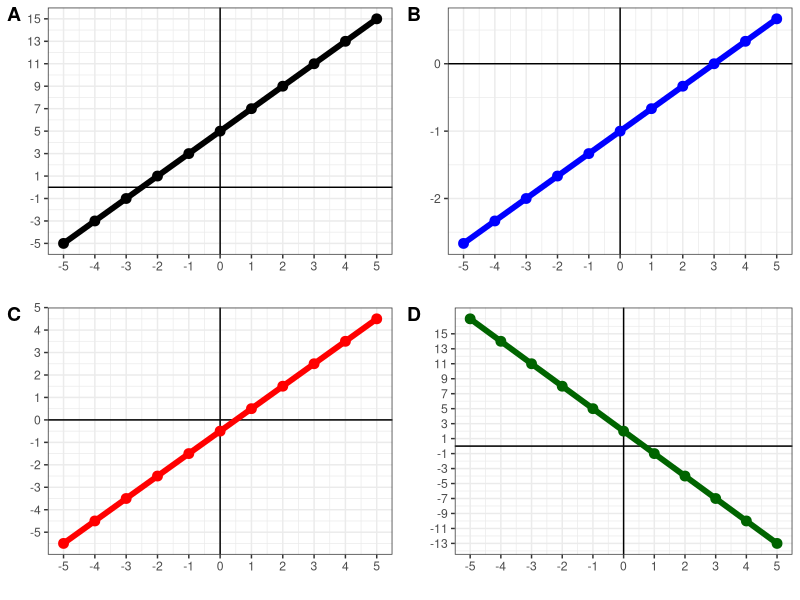
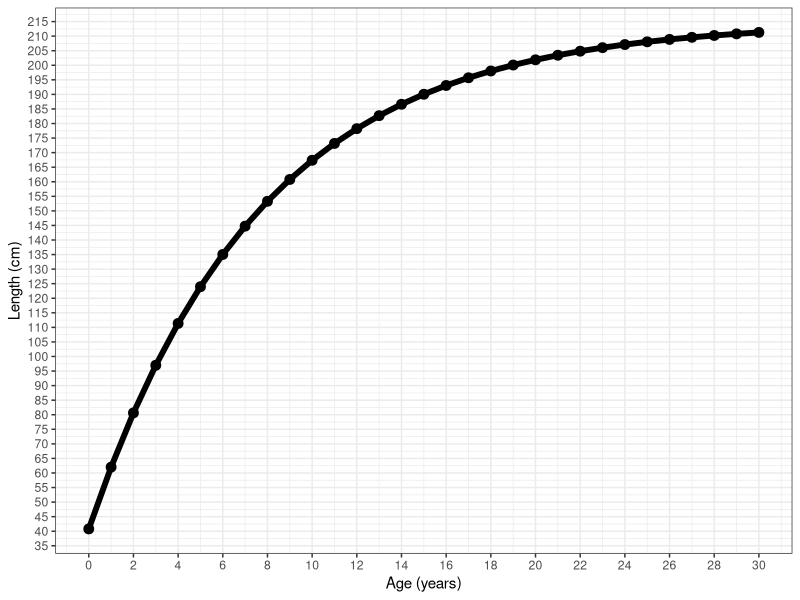

The R source for these figures, in order:
## ---- chunk 1
knitr::opts_chunk$set(echo = TRUE,message=FALSE,warning=FALSE)

library(tidyverse)
## ---- chunk 2
x=seq(-5,5)

y=2*x+5

w=(1/3)*x-1

z=x-0.5

u=-3*x+2

p1<-ggplot()+
  geom_hline(yintercept=0)+
  geom_vline(xintercept = 0)+
  geom_point(aes(x=x,y=y),size=3,color="black")+
  geom_line(aes(x=x,y=y),size=2,color="black")+
  theme_bw()+
  theme(axis.line = element_blank())+
  scale_y_continuous(breaks=seq(-5,15,2))+
  scale_x_continuous(breaks=seq(-5,5,by=1))+
  labs(x="",y="")

p2<-ggplot()+
  geom_hline(yintercept=0)+
  geom_vline(xintercept = 0)+
  geom_point(aes(x=x,y=w),size=3,color="blue")+
  geom_line(aes(x=x,y=w),size=2,color="blue")+
  theme_bw()+
  theme(axis.line = element_blank())+
  scale_y_continuous(breaks=seq(-3,3,1))+
  scale_x_continuous(breaks=seq(-5,5,by=1))+
  labs(x="",y="")

p3<-ggplot()+
  geom_hline(yintercept=0)+
  geom_vline(xintercept = 0)+
  geom_point(aes(x=x,y=z),size=3,color="red")+
  geom_line(aes(x=x,y=z),size=2,color="red")+
  theme_bw()+
  theme(axis.line = element_blank())+
  scale_y_continuous(breaks=seq(-5,5,1))+
  scale_x_continuous(breaks=seq(-5,5,by=1))+
  labs(x="",y="")

p4<-ggplot()+
  geom_hline(yintercept=0)+
  geom_vline(xintercept = 0)+
  geom_point(aes(x=x,y=u),size=3,color="darkgreen")+
  geom_line(aes(x=x,y=u),size=2,color="darkgreen")+
  theme_bw()+
  theme(axis.line = element_blank())+
  scale_y_continuous(breaks=seq(-15,15,2))+
  scale_x_continuous(breaks=seq(-5,5,by=1))+
  labs(x="",y="")

cowplot::plot_grid(p1,p2,p3,p4,labels=c("A","B","C","D"))

## ---- chunk 3
vb<-function(a,l,k,t0){
  l*(1-exp(-k*(a-t0)))
}

x=seq(0,30)

length=vb(x,214.8,.13,-1.62)

p1<-ggplot()+
  geom_point(aes(x=x,y=length),color="black",size=3)+
  geom_line(aes(x=x,y=length),color="black",size=2)+
  theme_bw()+
  scale_y_continuous(breaks=seq(35,215,5))+
  scale_x_continuous(breaks=seq(0,32,by=2))+
  labs(x="Age (years)",y="Length (cm)")

p1
